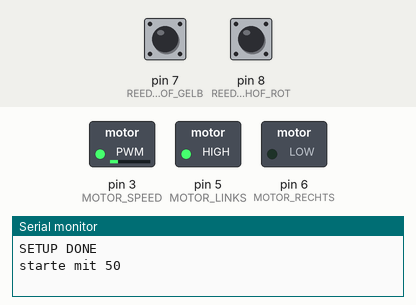
Bench run of a sketch on a simulated Arduino Uno, built with avr-gcc and run on an emulated ATmega328P. Shown: switched loads named in the sketch (green lamp = pin HIGH), the last lines printed to the serial monitor. The inputs (shaded band) are chosen by the test bench; at power-on: pin 8 (REED_BAHNHOF_ROT) LOW, pin 7 (REED_BAHNHOF_GELB) LOW.

Above: at 1.2 s.
1.3 s: pin 8 (REED_BAHNHOF_ROT) pulsed HIGH 2 times (0.12 s each, 0.3 s apart)
At 1.8 s:
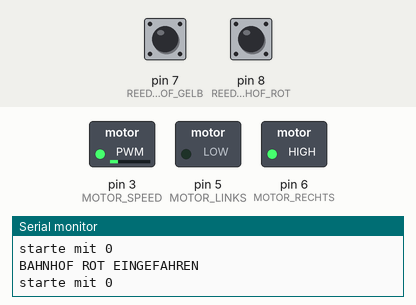
3.4 s: pin 7 (REED_BAHNHOF_GELB) pulsed HIGH 2 times (0.12 s each, 0.3 s apart)
At 4.5 s:
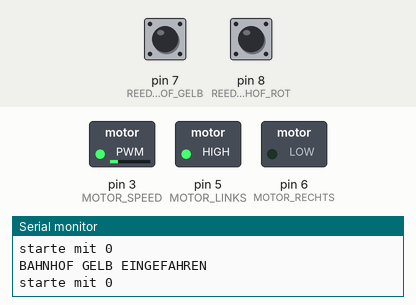
Timing chart, 0 to 6.4 s (numbered marks = the images above; inputs shaded):
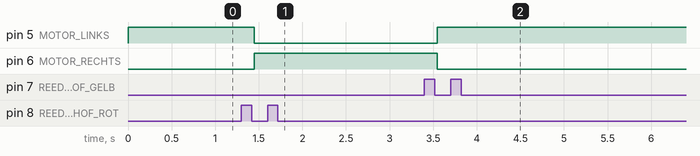

The sketch:

nano_lego_train.ino
```cpp
// motor
// https://funduino.de/nr-34-motoren-mit-h-bruecke-l298n-ansteuern
// reed sensoren:
// https://draeger-it.blog/arduino-lektion-90-reed-kontakt-sensor-modul/?cn-reloaded=1
// bounce
// https://draeger-it.blog/arduino-lektion-87-taster-entprellen/

#include <Bounce2.h>

#define REED_BAHNHOF_GELB 7
Bounce bounceBahnhofGelb = Bounce(REED_BAHNHOF_GELB, 25);
#define REED_BAHNHOF_ROT 8
Bounce bounceBahnhofRot = Bounce(REED_BAHNHOF_ROT, 25);
#define MOTOR_SPEED 3
#define MOTOR_LINKS 5
#define MOTOR_RECHTS 6
// 255 = 15,8V
// 80 =
// 50 = 12V -> 3v
int maxSpeed = 50;

void setup() {
  Serial.begin(9600);

  pinMode(REED_BAHNHOF_GELB, INPUT);
  pinMode(REED_BAHNHOF_ROT, INPUT);
  pinMode(MOTOR_SPEED, OUTPUT);
  pinMode(MOTOR_LINKS, OUTPUT);
  pinMode(MOTOR_RECHTS, OUTPUT);

  Serial.print("SETUP DONE");
  Serial.println();

  start();
}

void loop() {
//  start();
//  delay(10000);
//  stop();
//  delay(10000);

  bounceBahnhofGelb.update();
  bounceBahnhofRot.update();

  // put your main code here, to run repeatedly:
  if(bounceBahnhofGelb.fell()){
    Serial.println("BAHNHOF GELB EINGEFAHREN");
    stop();
    rechtsrum();
  }
  // digitalRead(REED_BAHNHOF_ROT) == LOW
  if(bounceBahnhofRot.fell()){
    Serial.println("BAHNHOF ROT EINGEFAHREN");
    stop();
    linksrum();
  }
}

void start() {
  // rechts: MOTOR_LINKS: HIGH / MOTOR_RECHTS: LOW
 digitalWrite(MOTOR_LINKS, HIGH);
  digitalWrite(MOTOR_RECHTS, LOW);
  analogWrite(MOTOR_SPEED, maxSpeed);
  Serial.println("starte mit " + String(maxSpeed));
}

void rechtsrum() {
  digitalWrite(MOTOR_LINKS, HIGH);
  digitalWrite(MOTOR_RECHTS, LOW);
  analogWrite(MOTOR_SPEED, maxSpeed);
}

void linksrum() {
  digitalWrite(MOTOR_LINKS, LOW);
  digitalWrite(MOTOR_RECHTS, HIGH);
  analogWrite(MOTOR_SPEED, maxSpeed);
}

void stop() {
  digitalWrite(MOTOR_LINKS, LOW);
  digitalWrite(MOTOR_RECHTS, LOW);
  analogWrite(MOTOR_SPEED, 0);
  Serial.println("starte mit " + String(0));
}
```

Measured:
- after the input at 1.3 s, pin 5 (MOTOR_LINKS): HIGH → LOW after 0.15 s; pin 6 (MOTOR_RECHTS): LOW → HIGH after 0.15 s
- after the input at 3.4 s, pin 5 (MOTOR_LINKS): LOW → HIGH after 0.14 s; pin 6 (MOTOR_RECHTS): HIGH → LOW after 0.14 s
